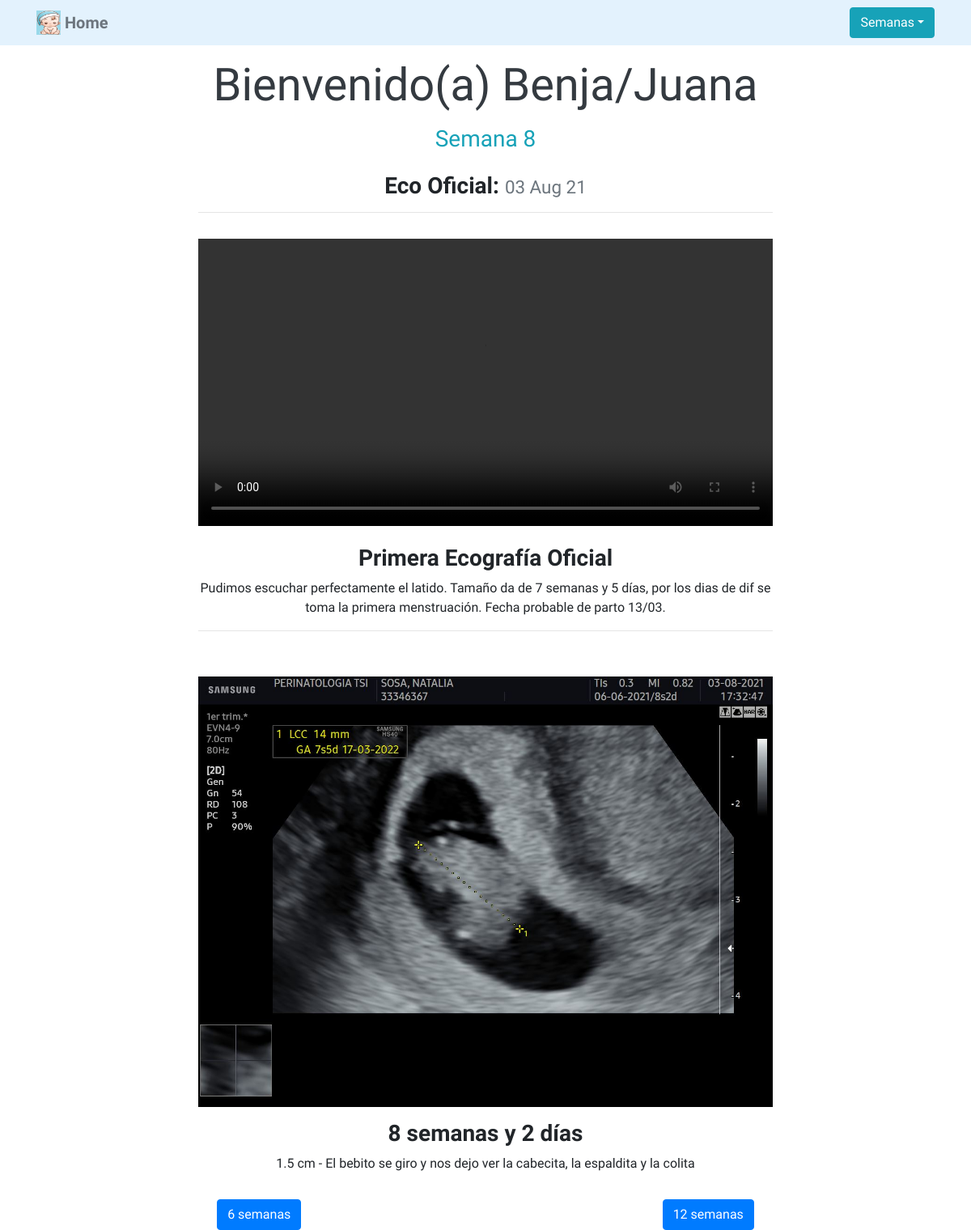
The app's page /semana8/, older data.
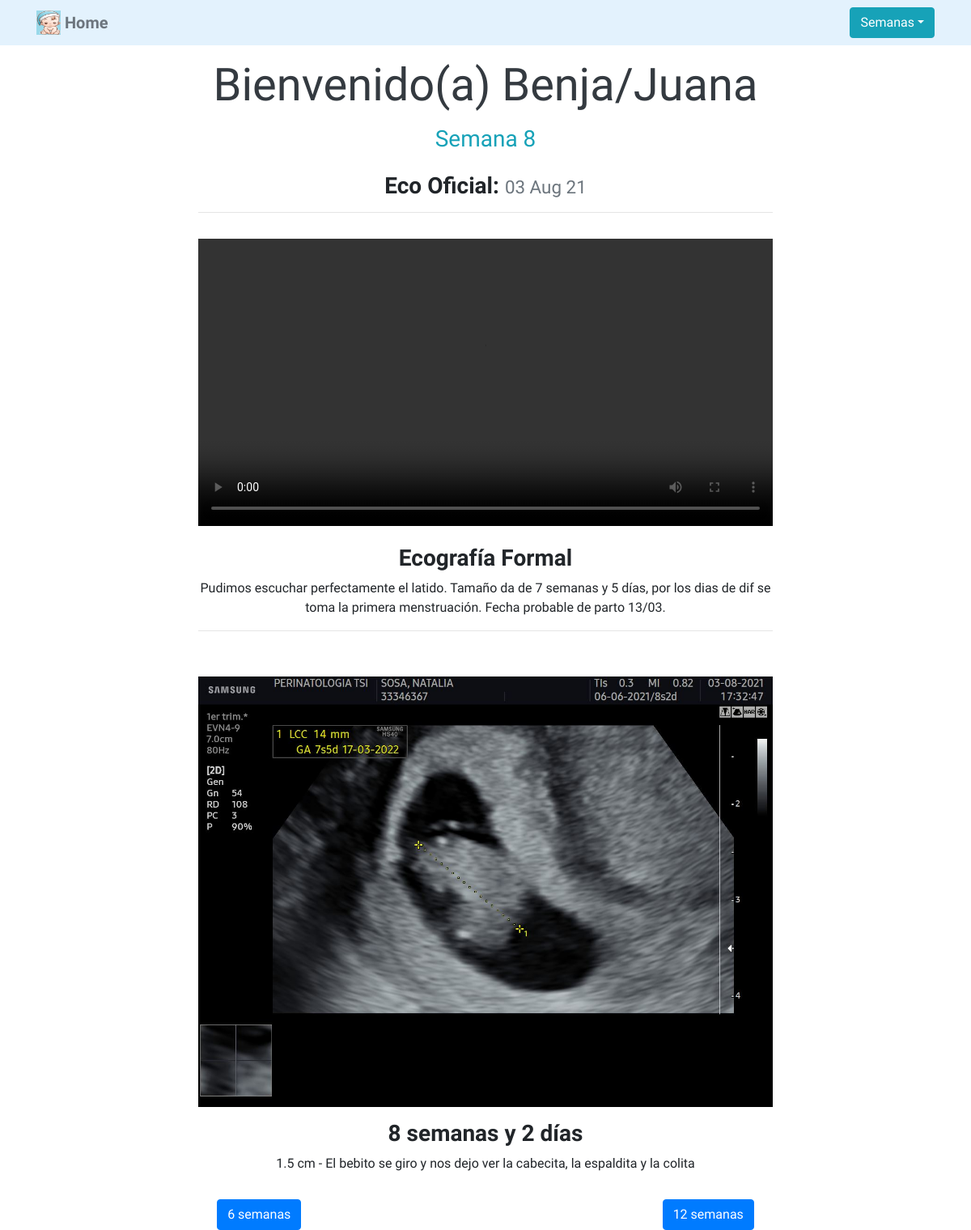
The same page, newer data.
### benja/models.py (models this page shows, shortened)
class Video(models.Model):
    title = models.CharField(max_length=100) # Charfield, A string field, for small- to large-sized strings.
    description = models.CharField(max_length=250)
    video = models.FileField(upload_to='benja/videos/') # Field para imagenes
    week = models.CharField(max_length=100)
    fecha = models.DateField()

### benja/views.py (the view)
# urls.py: path('semana8/', views.semana8, name="semana8"),
def semana8(request):
    if request.method == "GET":
        fecha = datetime.date(2021,8,3)
        fotos = Foto.objects.filter(week="semana 8")
        videos = Video.objects.filter(week="semana 8")
        return render(request, 'benja/8semanas.html', {'fotos':fotos, 'fecha':fecha, 'videos':videos})

### benja/templates/benja/8semanas.html (shortened to what this page needs)
{% extends 'benja/base.html' %}
{% load static %}
{% block content %}
<div class="container-fluid">
  <div class="d-flex justify-content-center my-3">
    <div class="col-md-8 text-center">
    <h1 class="display-4 text-dark">Bienvenido(a) Benja/Juana</h1>
    <h3 class="mt-3 text-info">Semana 8</h3>
  </div>
</div>
<div class="container-fluid">
  <div class="d-flex justify-content-center mb-3">
    <div class="col-md-8 text-center">
      <h3 class="font-weight-bold">Eco Oficial:
        <small class="text-muted">{{ fecha|date:'d M y' }}</small>
      </h3>
      <hr>
    </div>
  </div>
</div>
<div class="container-fluid">
  <div class="d-flex justify-content-center mb-3">
    <div class="col-md-8 text-center">
    {% for video in videos %}
    <video class="img-fluid" controls width="800" height="500">
      <source src="https://github.com/camposleyba/django3-Benja/blob/master/media/benja/videos/WhatsApp_Video_2021-08-03_at_19.59.37.mp4?raw=true" type='video/mp4'></source>
    </video>
      <h3 class="font-weight-bold mt-3">{{ video.title }}</h3>
      <p>{{ video.description }}</p>
    {% endfor %}
    <hr>
    </div>
  </div>
</div>
<div class="container-fluid">
  <div class="d-flex justify-content-center mb-3">
    <div class="col-md-8 text-center">
  <br>
  {% for foto in fotos %}
  <img src="{{ foto.image.url }}" class="img-fluid" width="800" height="500">
    <h3 class="font-weight-bold mt-3">{{ foto.title }}</h3>
    <p>{{ foto.description }}</p>
    {% endfor %}
    </div>
  </div>
  <div class="d-flex justify-content-around">
    <form method="GET" action="{% url 'semana6' %}">
      <button class="btn btn-primary" type="submit">6 semanas</button>
    </form>
    <form method="GET" action="{% url 'semana12' %}">
      <button class="btn btn-primary" type="submit">12 semanas</button>
    </form>
  </div>
</div>
{% endblock %}

Row changes from the older to the newer data that the page shows:
changed Video: title "Primera Ecografía Oficial" → "Ecografía Formal"
